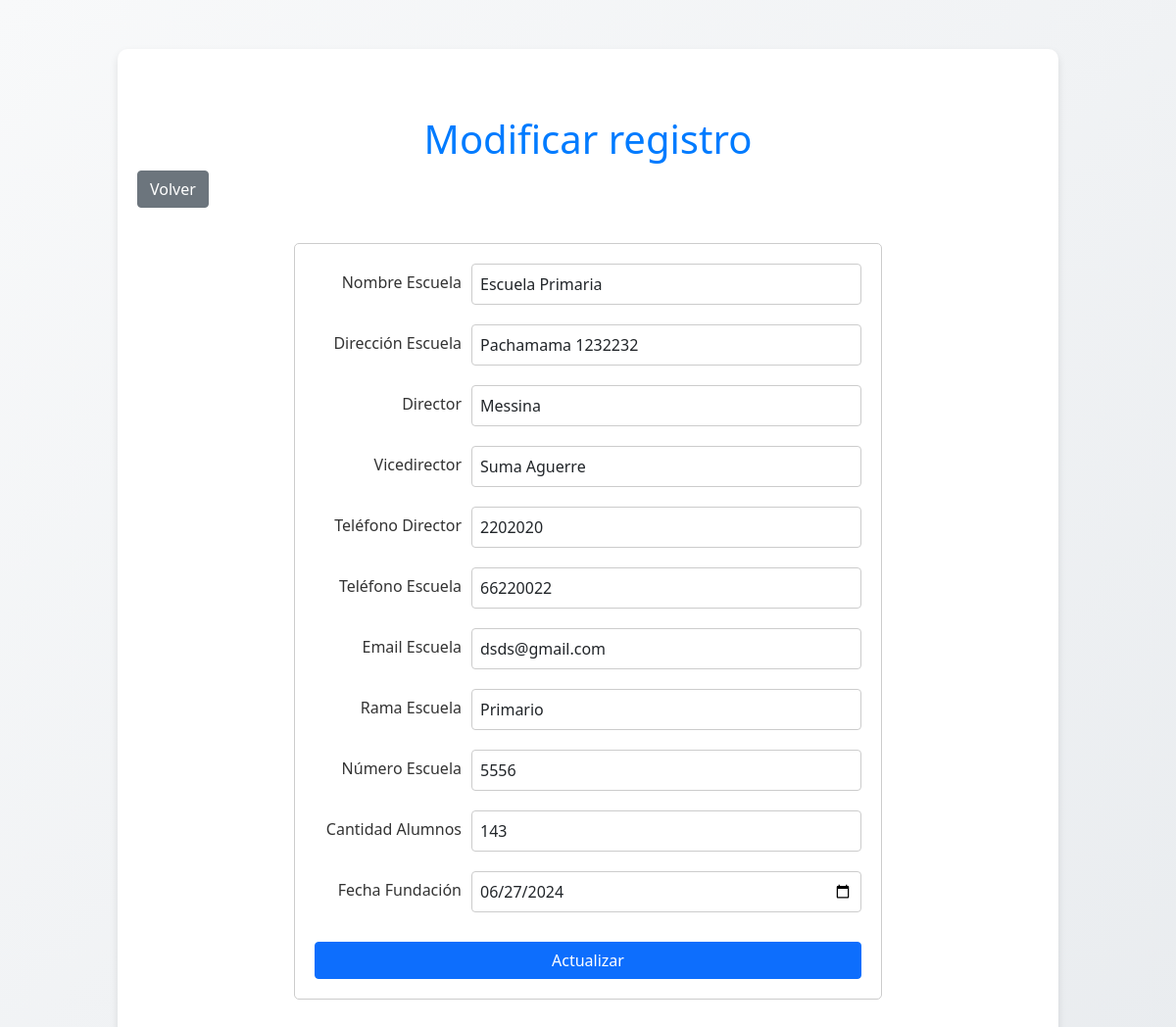
/escuela/editar_escuela.php?id=15, run on the app's committed database.
### tables this page shows
CREATE TABLE `escuela` (
  `id_esc` int(11) NOT NULL,
  `nombre_escuela` varchar(255) NOT NULL,
  `direccion_escuela` varchar(255) DEFAULT NULL,
  `director` varchar(255) DEFAULT NULL,
  `vicedirector` varchar(255) DEFAULT NULL,
  `telefono_director` varchar(20) DEFAULT NULL,
  `telefono_escuela` varchar(20) DEFAULT NULL,
  `mail_escuela` varchar(50) NOT NULL,
  `rama_escuela` varchar(50) DEFAULT NULL,
  `numero_escuela` varchar(50) DEFAULT NULL,
  `cantidad_alumnos` int(11) DEFAULT NULL,
  `fecha_fundacion` date DEFAULT NULL
);

### escuela/editar_escuela.php (the view, shortened to what this page needs)
<?php
$servername = "localhost";
$username = "admin";
$password = "admin";
$dbname = "consejo";
$conn = new mysqli($servername, $username, $password, $dbname);
$id_esc = $_GET['id'];
$sql = "SELECT * FROM escuela WHERE id_esc = $id_esc";
$result = $conn->query($sql);
if ($result->num_rows > 0) {
    $row = $result->fetch_assoc();
} else {
    echo "No se encontró la escuela.";
    exit();
}
?>
<!DOCTYPE html>
<html lang="es">
<head>
    <link href="https://cdn.jsdelivr.net/npm/bootstrap@5.0.2/dist/css/bootstrap.min.css" rel="stylesheet">
    <link rel="stylesheet" href="../estilo.css">
</head>
<body>
    <div class="container">
        <h1 class="mt-5">Modificar registro</h1>
        <a href="escuela.php" class="btn btn-secondary mb-3">Volver</a>
        <form method="post" action="actualizar_escuela.php">
            <div class="form-group">
                <label for="nombre_escuela" class="form-label">Nombre Escuela</label>
                <input type="text" class="form-control" id="nombre_escuela" name="nombre_escuela" value="<?php echo $row['nombre_escuela']; ?>" required>
            </div>
            <div class="form-group">
                <label for="direccion_escuela" class="form-label">Dirección Escuela</label>
                <input type="text" class="form-control" id="direccion_escuela" name="direccion_escuela" value="<?php echo $row['direccion_escuela']; ?>" required>
            </div>
            <div class="form-group">
                <label for="director" class="form-label">Director</label>
                <input type="text" class="form-control" id="director" name="director" value="<?php echo $row['director']; ?>" required>
            </div>
            <div class="form-group">
                <label for="vicedirector" class="form-label">Vicedirector</label>
                <input type="text" class="form-control" id="vicedirector" name="vicedirector" value="<?php echo $row['vicedirector']; ?>" required>
            </div>
            <div class="form-group">
                <label for="telefono_director" class="form-label">Teléfono Director</label>
                <input type="text" class="form-control" id="telefono_director" name="telefono_director" value="<?php echo $row['telefono_director']; ?>" required>
            </div>
            <div class="form-group">
                <label for="telefono_escuela" class="form-label">Teléfono Escuela</label>
                <input type="text" class="form-control" id="telefono_escuela" name="telefono_escuela" value="<?php echo $row['telefono_escuela']; ?>" required>
            </div>
            <div class="form-group">
                <label for="mail_escuela" class="form-label">Email Escuela</label>
                <input type="email" class="form-control" id="mail_escuela" name="mail_escuela" value="<?php echo $row['mail_escuela']; ?>" required>
            </div>
            <div class="form-group">
                <label for="rama_escuela" class="form-label">Rama Escuela</label>
                <select class="form-control" id="rama_escuela" name="rama_escuela" required>
                    <option value="Primario" <?php if ($row['rama_escuela'] == 'Primario') echo 'selected'; ?>>Primario</option>
                </select>
            </div>
            <div class="form-group">
                <label for="numero_escuela" class="form-label">Número Escuela</label>
                <input type="text" class="form-control" id="numero_escuela" name="numero_escuela" value="<?php echo $row['numero_escuela']; ?>" required>
            </div>
            <div class="form-group">
                <label for="cantidad_alumnos" class="form-label">Cantidad Alumnos</label>
                <input type="number" class="form-control" id="cantidad_alumnos" name="cantidad_alumnos" value="<?php echo $row['cantidad_alumnos']; ?>" required>
            </div>
            <div class="form-group">
                <label for="fecha_fundacion" class="form-label">Fecha Fundación</label>
                <input type="date" class="form-control" id="fecha_fundacion" name="fecha_fundacion" value="<?php echo $row['fecha_fundacion']; ?>" required>
            </div>
            <button type="submit" class="btn btn-primary">Actualizar</button>
        </form>
    </div>
</body>
</html>

### estilo.css (style rules this page uses)
body { font-family: 'Segoe UI', Tahoma, Geneva, Verdana, sans-serif; background: linear-gradient(135deg, #f8f9fa, #e9ecef); margin: 0; padding: 0; color: #333; overflow-x: hidden; display: flex; justify-content: center; align-items: center; min-height: 100vh; }
.container { width: 100%; max-width: 80%; margin: 50px 0; box-sizing: border-box; padding: 20px; background: white; box-shadow: 0 4px 8px rgba(0, 0, 0, 0.1); border-radius: 10px; }
h1, h2, h3 { color: #007bff; text-align: center; }
.form-group { display: flex; align-items: center; margin-bottom: 15px; flex-wrap: wrap; }
.form-group label { width: 100%; max-width: 150px; margin-right: 10px; text-align: right; box-sizing: border-box; }
.form-group input, .form-group select { flex: 1; padding: 10px; box-sizing: border-box; border: 1px solid #ced4da; border-radius: 4px; transition: border-color 0.3s ease; }
button { padding: 10px 20px; margin-top: 10px; background-color: #007bff; color: white; border: none; border-radius: 4px; cursor: pointer; display: block; width: 100%; font-size: 16px; transition: background-color 0.3s ease; }

### escuela/editar_escuela.php (style rules this page uses)
form { max-width: 600px; margin: 20px auto; padding: 20px; border: 1px solid #ccc; border-radius: 5px; }
.form-group { margin-bottom: 20px; }
.form-group label { display: block; margin-bottom: 5px; }
.form-group input, .form-group select { width: 100%; padding: 8px; font-size: 1rem; border: 1px solid #ccc; border-radius: 4px; }

### data on the page
escuela: nombre_escuela "Escuela Primaria", direccion_escuela "Pachamama 1232232", director "Messina", vicedirector "Suma Aguerre", telefono_director "2202020", telefono_escuela "66220022", mail_escuela "dsds@gmail.com", rama_escuela "Primario", numero_escuela "5556", cantidad_alumnos "143", fecha_fundacion "06/27/2024"
